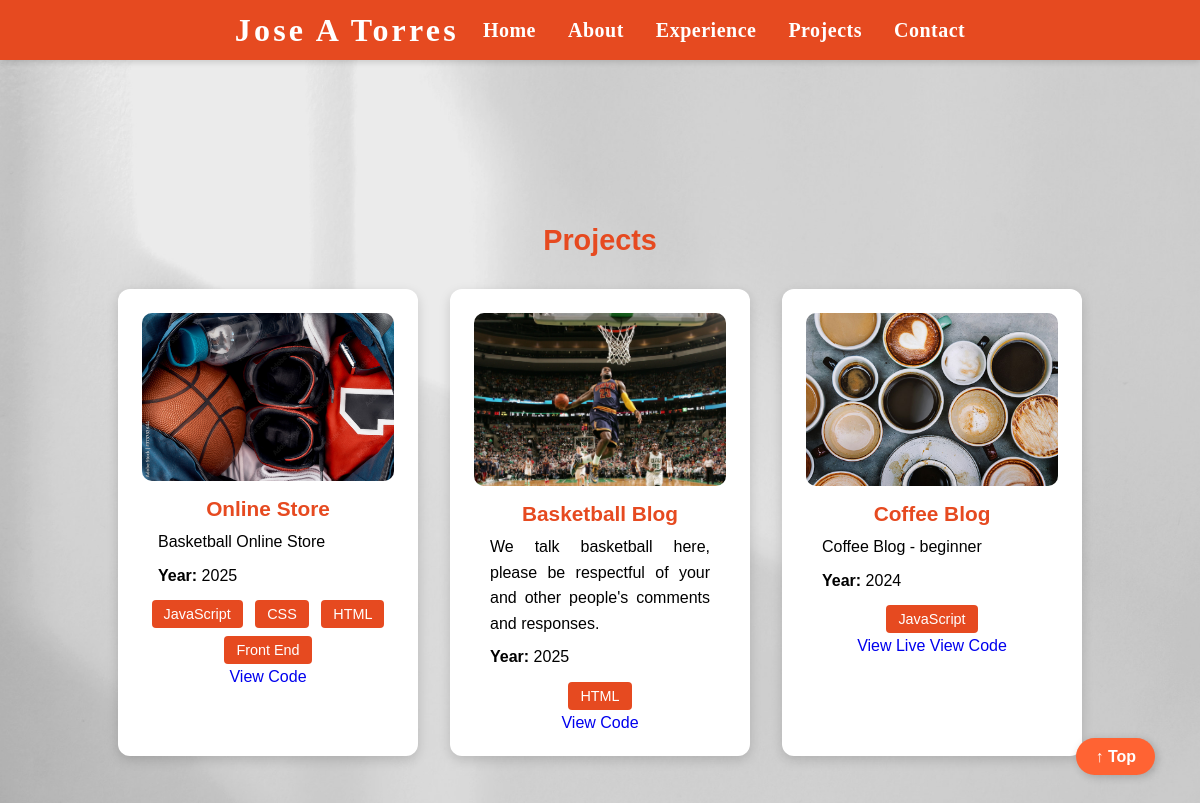
Page /content/ on the earlier database version.
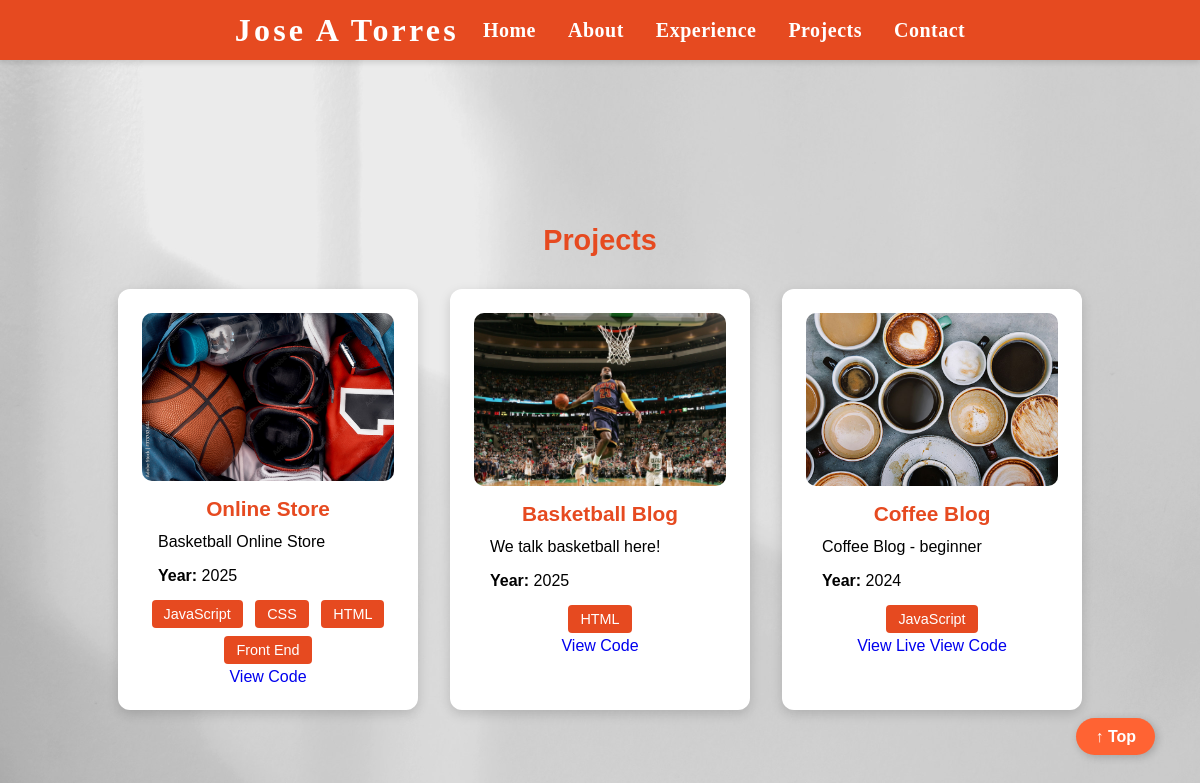
Same page on the later database version.
### content/models.py (models this page shows, shortened)
class Project(models.Model):
    name = models.CharField(max_length=150)
    description = models.TextField()
    year = models.IntegerField()
    image = models.ImageField(upload_to="static/img/")
    repository = models.URLField()
    live_link = models.URLField(blank=True, null=True)  # ✅ Add this line
    skills = models.ManyToManyField(Skill)

### content/views.py (the view)
# urls.py: path("", views.projects_list_view, name="projects_list"),
def projects_list_view(request):
    projects = Project.objects.all().order_by('-year')
    return render(request, "content/projects_list.html", {"projects": projects})

### templates/content/projects_list.html (shortened to what this page needs)
{% extends 'base.html' %}
{% load static %}
{% block content %}
<section class="projects-section">
    <h2 class="projects-title">Projects</h2>
    <div class="projects-list">
        {% for project in projects %}
        <div class="project-card">
            {% if project.live_link %}
                <a href="{{ project.live_link }}" target="_blank">
                    <img src="{{ project.image.url }}" alt="{{ project.name }}">
                </a>
            {% elif project.repository %}
                <a href="{{ project.repository }}" target="_blank">
                    <img src="{{ project.image.url }}" alt="{{ project.name }}">
                </a>
            {% else %}
                <img src="{{ project.image.url }}" alt="{{ project.name }}">
            {% endif %}
            <h3>{{ project.name }}</h3>
            <p>{{ project.description }}</p>
            <p><strong>Year:</strong> {{ project.year }}</p>
            <div class="skills-container">
                {% for skill in project.skills.all %}
                <button type="button" class="btn skill-button" onclick="return false;">{{ skill.name }}</button>
                {% empty %}
                <span class="text-label">No skills listed</span>
                {% endfor %}
            </div>
            <div class="project-buttons">
                {% if project.live_link %}
                <a href="{{ project.live_link }}" target="_blank" class="btn btn-sm">View Live</a>
                {% endif %}
                {% if project.repository %}
                <a href="{{ project.repository }}" target="_blank" class="btn btn-sm">View Code</a>
                {% endif %}
            </div>
        </div>
        {% endfor %}
    </div>
</section>
{% endblock content %}

Differences in the rows shown:
changed Project "Basketball Blog": description "We talk basketball here, please be respectful of your and other people's comments and responses." → "We talk basketball here!"
